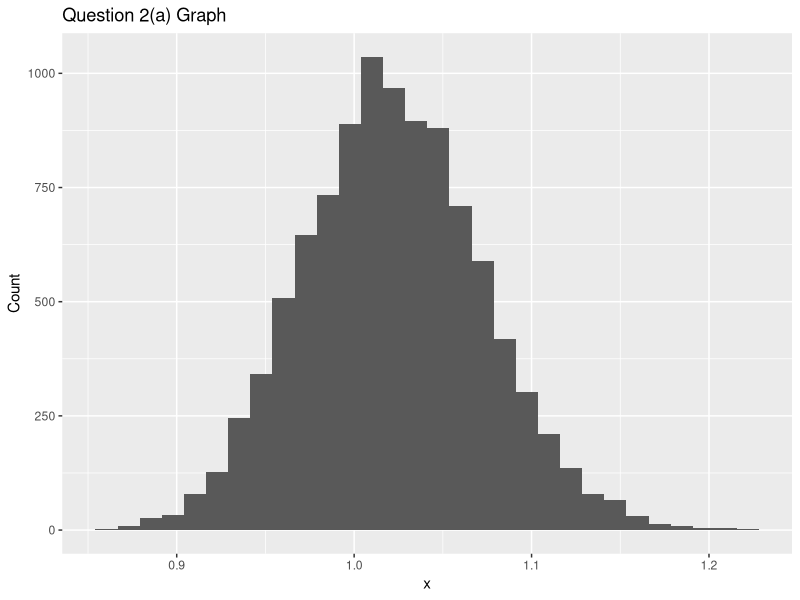
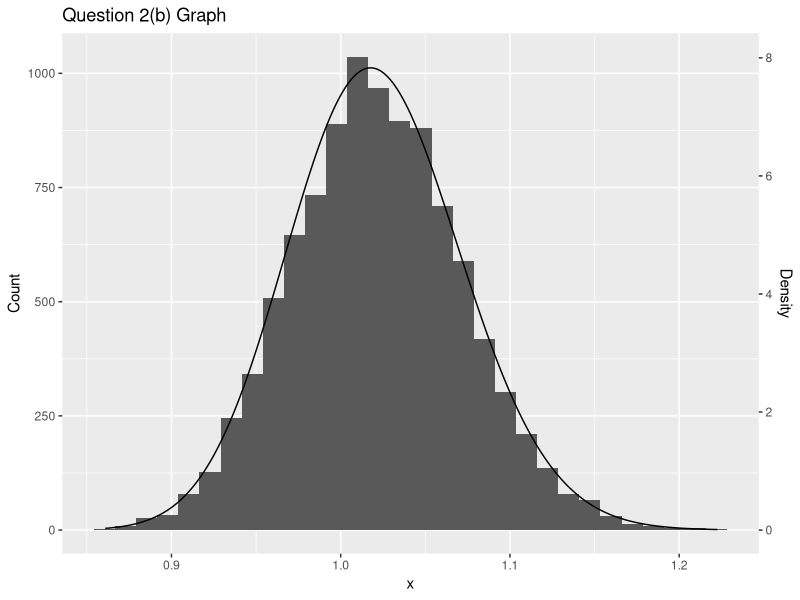

Write R code to recreate these figures, in order.
library(ggplot2) # import ggplot2
set.seed(1234) # Set seed to 1234 as requested by the 2(a)
size <- 10000 # Sample Size
sd <- 0.05 # Standard Deviation
mu <- 0.02 # Mean

lnorm_samples <- exp(rnorm(size, mu, sd)) # Generate log-normal distribution samples by taking the exponential of normally distributed samples
lnorm_range <- seq(min(lnorm_samples), max(lnorm_samples), length.out = size) # Generate a sequence of evenly spaced numbers within the range of the log-normal samples
lnorm_density <- dlnorm(lnorm_range, mu, sd) # Map sequence generated above to density

# Question 2(a) - Display a histogram of the log-normal samples
question_2a <- function() {
	graph <- ggplot() +
		geom_histogram(mapping = aes(x = lnorm_samples), bins = 30) +
		labs(title = "Question 2(a) Graph", x = "x", y = "Count")
	print(graph)
}

# Question 2(b) - OVerlay the log-normal sample histogram with the theoretical density curve
question_2b <- function() {
	width <- (max(lnorm_samples) - min(lnorm_samples)) / 30 # Calculate the histogram bin width
	breaks <- seq(min(lnorm_samples), max(lnorm_samples), width) # Define breaks for the histogram (separation points)
	scale <- max(hist(lnorm_samples, breaks = breaks, plot = FALSE)$counts) / max(lnorm_density) # Calculate the scaling factor for the density curve to match histograwm
	graph <- ggplot() + # Plot graph
    	geom_histogram(mapping = aes(x = lnorm_samples), bins = 30) +
    	geom_line(mapping = aes(x = lnorm_range, y = lnorm_density * scale)) + # Scaling the density plot
    	scale_y_continuous(name = "Count", sec.axis = sec_axis(~. / scale, name = 'Density')) + # Creating a secondary y-axis for "density" in addition to "count"
    	labs(title = "Question 2(b) Graph", x = "x")
	print(graph)
}

# Question 2(c) - Print variance and mean of log-normal samples for different sample sizes
question_2c <- function() {
	cat("Question 2(c) Results: \n")
	sizes <- c(10, 100, 1000, 10000, 100000) # Different sample sizes to evaluate as requested by the 2(c)
	for (n in sizes) { # iterate over the sample sizes
		tmp_samples <- exp(rnorm(n, mu, sd)) # Generate log-normal samples for each sample size
		cat("Sample Size:", n, "- Var:", var(tmp_samples), "| Mean:", mean(tmp_samples), "\n") # Print sample variance and mean
	}
}

# Question 2(d)
question_2d <- function() {
	cat("\nQuestion 2(d) Results: \n")
	print(length(lnorm_samples[lnorm_samples >= 1.05]) / length(lnorm_samples))
	# Calculate and print the proportion of simulated samples greater than daily return of 1.05
}

question_2e <- function() {
	cat("\nQuestion 2(e) Results: \n")
	print(plnorm(1.05, mu, sd, lower.tail = FALSE))
	# Calculate and print probability of random variable of the given log-normal distribution greater than 1.05
}

# Execute all functions sequentially to display results
question_2a()
question_2b()
question_2c()
question_2d()
question_2e()

